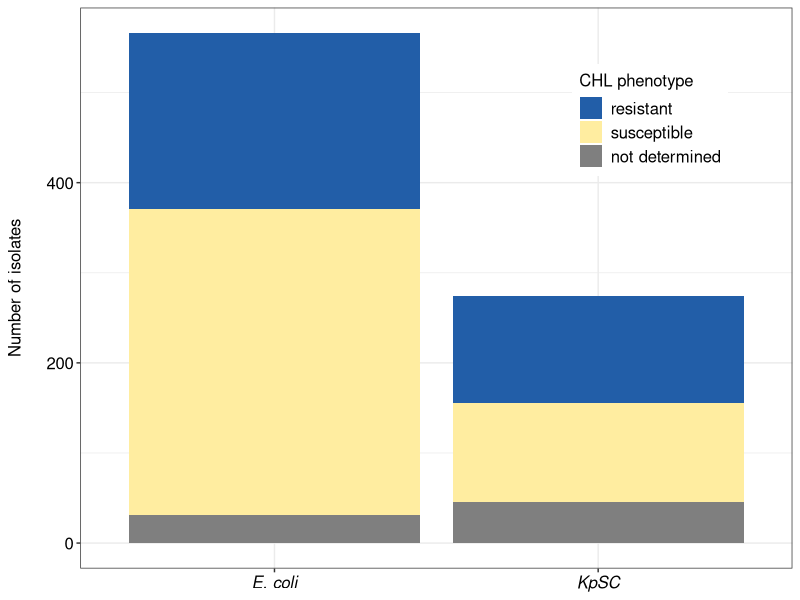

Recreate this plot in R. (Note: this script raises an error after producing the figure.)
#title: "Characteristics of isolates used in this study"
#author: "FEG"
#date: 16/11/23


##################
#### Figure 1 ####
##################


# load packages

library(tidyverse)
library(ggpubr)
library(here)

# set working directory and read in data table

CHL.all <- read.csv(here("Fig1/suppl.table1.csv"))

counts <- read.csv(here("Fig1/suppl.table1.counts.csv"))

#### Fig1A ####

fig1A_MS <- ggplot(CHL.all, aes(species))+
  theme_bw()+
  geom_bar(aes(fill=CHL))+
  scale_fill_manual(values = c("#225ea8", "#ffeda0", "#f5f5f5"), # first yellow color: #d8b365, #previous version ("#5ab4ac", "#feb24c", "#f5f5f5")
                    name = "CHL phenotype",
                    labels = c("resistant", "susceptible", "not determined")
  )+
  labs(y = "Number of isolates\n")+
  theme(axis.title.y = element_text(size=12, colour="black"),
        axis.title.x = element_blank(),
        axis.text.x  = element_text(size=12, colour="black", face="italic"),
        axis.text.y  = element_text(size=12, colour="black"),
        strip.text.x = element_text(colour="black", size=12, face="plain"),
        #legend.position = ("bottom"),
        legend.position = c(.8,.8),
        legend.title = element_text(size = 12, colour = "black"),
        legend.text = element_text(size = 12, colour = "black"),
  )+
  guides(fill=guide_legend(nrow=3, byrow=TRUE))


fig1A_MS


#### Fig1B ####

# select CHL susceptible isolates only 
chl.s <- 
  CHL.all %>% 
    filter(CHL == "S") %>%
    mutate(dummy = "nothing") %>% 
    droplevels() %>% 
    rowwise() %>%
    mutate(gene_category = case_when(
      sum(across(matches("Cat"))) > 0 & sum(across(matches("Cml|Flo"))) > 0 ~ "both",
      sum(across(matches("Cat"))) > 0  ~ "cat",
      sum(across(matches("Cml|Flo"))) > 0 ~ "other",
      TRUE ~ "no_R_gene")) %>%
    mutate_if(is.character, as.factor)

# reorder levels 

levels(chl.s$gene_category)
chl.s$gene_category <- fct_relevel(chl.s$gene_category,c("no_R_gene","both","other","cat"))

# plot
fig1B_MS <- ggplot(chl.s, aes(species))+
  theme_bw()+
  geom_bar(aes(fill=gene_category))+
  scale_fill_manual(values = c("#f0f0f0", "#2c7fb8", "#c7e9b4", "#7fcdbb"),
                    name = "CHL resistance \ngenes in \nsusceptible isolates",
                    labels= c("none", "cat + cmlA/floR", "cmlA/floR", "cat")
  )+
  labs(y = "Number of isolates\n")+
  theme(axis.title.y = element_text(size=12, colour="black"),
        axis.title.x = element_blank(),
        axis.text.x = element_text(size=12, colour="black", face = "italic"),
        axis.ticks.x = element_blank(),
        axis.text.y  = element_text(size=12, colour="black"),
        strip.text.x = element_text(colour="black", size=12, face="plain"),
        legend.position = c(.8,.7),
        legend.title = element_text(size = 12, colour = "black"),
        legend.text = element_text(size = 12, colour = "black", face = "italic"),
  )+
  guides(fill=guide_legend(nrow=4, byrow=TRUE))


fig1B_MS


####### Fig 1c #######


Fig1C_MS <- ggplot(data = counts, aes(fct_rev(fct_infreq(gene))))+
  geom_bar(aes(fill=gene))+
  theme_bw()+
  coord_flip()+
  #facet_grid("species")
  scale_fill_manual(values = c("#6baed6", "#2171b5", "#238b45", "#005824", "#fed98e", "#fe9929", "#969696"),
                    name = "")+
  labs(x = "",y = "\nNumber of genes" )+
  theme(axis.title.x = element_text(size=12, colour="black"),
        axis.text  = element_text(size=12, colour="black"),
        #axis.text.y = element_text(face = "italic"),
        legend.position = ("")
  )

Fig1C_MS

#### merge ####


Fig1_MS <- ggarrange(fig1A_MS, fig1B_MS, Fig1C_MS,
                     ncol = 2, nrow = 2, labels = c( "a", "b", "c"),
                     heights = c(5, 4, 4))

Fig1_MS


ggsave(here("Figure1.tiff"), plot = Fig1_MS, device = "tiff", scale =1, width = 25, height = 21, units = "cm", dpi = 300)

ggsave(here("Figure1.png"), plot = Fig1_MS, device = "png", scale =1, width = 25, height = 21, units = "cm", dpi = 300)

ggsave("Figure1.pdf", plot = Fig1_MS, device = "pdf", scale =1, width = 25, height = 21, units = "cm", dpi = 300)

ggsave("Figure1.svg", plot = Fig1_MS, device = "svg", scale =1, width = 25, height = 21, units = "cm")
